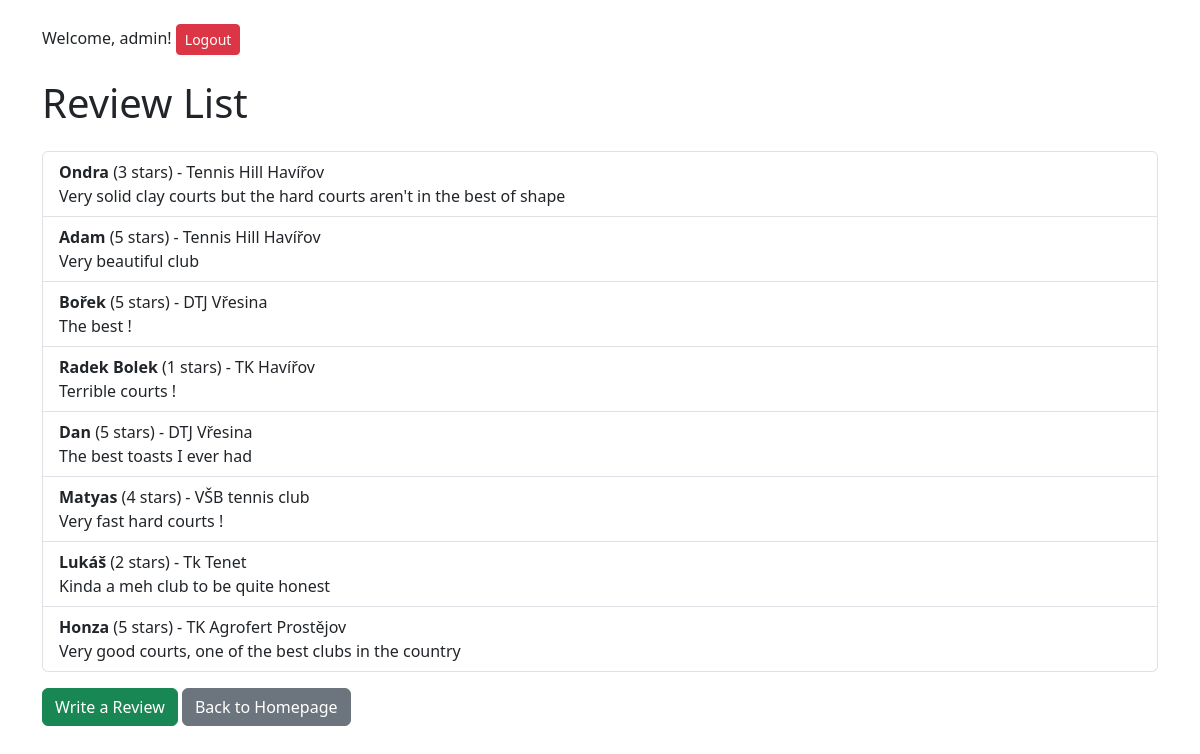
Page /locations/reviews/ (signed in) on the committed database.
### rezervace/models.py (models this page shows, shortened)
class Review(models.Model):
    location = models.ForeignKey(
        Location,
        on_delete=models.CASCADE,
        related_name="reviews",
        verbose_name="Location"
    )
    name = models.CharField(max_length=100, verbose_name="Name")
    rating = models.PositiveIntegerField(
        verbose_name="Rating",
        choices=[
            (1, '1 star'),
            (2, '2 stars'),
            (3, '3 stars'),
            (4, '4 stars'),
            (5, '5 stars')
        ]
    )
    comment = models.TextField(verbose_name="Comment")

class Location(models.Model):
    name = models.CharField(max_length=100, verbose_name="Name")
    address = models.CharField(max_length=255, verbose_name="Address")
    city = models.CharField(max_length=100, verbose_name="City")
    clay_courts = models.IntegerField(default=0, verbose_name="Clay Courts")
    grass_courts = models.IntegerField(default=0, verbose_name="Grass Courts")
    hard_courts = models.IntegerField(default=0, verbose_name="Hard Courts")

### rezervace/views.py (the view)
# urls.py: path('reviews/', views.review_list, name='review_list'),  # URL pro seznam recenzí
def review_list(request):
    reviews = Review.objects.all()  # Načtení všech recenzí
    return render(request, 'rezervace/review_list.html', {'reviews': reviews})

### rezervace/templates/rezervace/review_list.html (shortened to what this page needs)
{% extends 'rezervace/base.html' %}
{% block content %}
<h1 class="mb-4">Review List</h1>
<ul class="list-group">
    {% for review in reviews %}
    <li class="list-group-item">
        <strong>{{ review.name }}</strong> ({{ review.rating }} stars) - {{ review.location.name }}
        <br>
        {{ review.comment }}
    </li>
    {% empty %}
    <li class="list-group-item">No reviews available.</li>
    {% endfor %}
</ul>
<a href="{% url 'select_location_review' %}" class="btn btn-success mt-3">Write a Review</a>
<a href="{% url 'homepage' %}" class="btn btn-secondary mt-3">Back to Homepage</a>
{% endblock %}

### rezervace/templates/rezervace/base.html (shortened to what this page needs)
<!DOCTYPE html>
<html lang="en">
<head>
    <link href="https://cdn.jsdelivr.net/npm/bootstrap@5.3.6/dist/css/bootstrap.min.css" rel="stylesheet">
</head>
<body>
    <div class="container mt-4">
        <nav class="mb-4">
            {% if user.is_authenticated %}
                <span>Welcome, {{ user.username }}!</span>
                <form method="post" action="{% url 'logout' %}" style="display: inline;">
                    <button type="submit" class="btn btn-danger btn-sm">Logout</button>
                </form>
            {% else %}
                <a href="{% url 'login' %}" class="btn btn-primary btn-sm">Login</a>
            {% endif %}
        </nav>
        {% block content %}
        {% endblock %}
    </div>
</body>
</html>

### rows in the picture
Review: name "Ondra", rating "3", location.name "Tennis Hill Havířov", comment "Very solid clay courts but the hard courts aren't in the best of shape"
Review: name "Adam", rating "5", location.name "Tennis Hill Havířov", comment "Very beautiful club"
Review: name "Bořek", rating "5", location.name "DTJ Vřesina", comment "The best !"
Review: name "Radek Bolek", rating "1", location.name "TK Havířov", comment "Terrible courts !"
Review: name "Dan", rating "5", location.name "DTJ Vřesina", comment "The best toasts I ever had"
Review: name "Matyas", rating "4", location.name "VŠB tennis club", comment "Very fast hard courts !"
Review: name "Lukáš", rating "2", location.name "Tk Tenet", comment "Kinda a meh club to be quite honest"
Review: name "Honza", rating "5", location.name "TK Agrofert Prostějov", comment "Very good courts, one of the best clubs in the country"

### other values in the picture
{{ user.username }} "admin"
